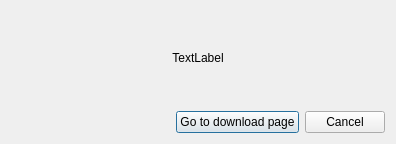
<?xml version="1.0" encoding="UTF-8"?>
<ui version="4.0">
 <class>CheckUpdateDialog</class>
 <widget class="QDialog" name="CheckUpdateDialog">
  <property name="geometry">
   <rect>
    <x>0</x>
    <y>0</y>
    <width>396</width>
    <height>144</height>
   </rect>
  </property>
  <property name="windowTitle">
   <string>Check Update</string>
  </property>
  <layout class="QVBoxLayout" name="verticalLayout">
   <item>
    <spacer name="verticalSpacer_2">
     <property name="orientation">
      <enum>Qt::Vertical</enum>
     </property>
     <property name="sizeHint" stdset="0">
      <size>
       <width>20</width>
       <height>19</height>
      </size>
     </property>
    </spacer>
   </item>
   <item>
    <widget class="QLabel" name="label">
     <property name="text">
      <string>TextLabel</string>
     </property>
     <property name="alignment">
      <set>Qt::AlignCenter</set>
     </property>
    </widget>
   </item>
   <item>
    <spacer name="verticalSpacer">
     <property name="orientation">
      <enum>Qt::Vertical</enum>
     </property>
     <property name="sizeHint" stdset="0">
      <size>
       <width>20</width>
       <height>19</height>
      </size>
     </property>
    </spacer>
   </item>
   <item>
    <layout class="QHBoxLayout" name="horizontalLayout">
     <item>
      <spacer name="horizontalSpacer">
       <property name="orientation">
        <enum>Qt::Horizontal</enum>
       </property>
       <property name="sizeHint" stdset="0">
        <size>
         <width>40</width>
         <height>20</height>
        </size>
       </property>
      </spacer>
     </item>
     <item>
      <widget class="QPushButton" name="pushButton">
       <property name="text">
        <string>Go to download page</string>
       </property>
      </widget>
     </item>
     <item>
      <widget class="QPushButton" name="pushButton_2">
       <property name="text">
        <string>Cancel</string>
       </property>
      </widget>
     </item>
    </layout>
   </item>
  </layout>
 </widget>
 <resources/>
 <connections/>
</ui>
